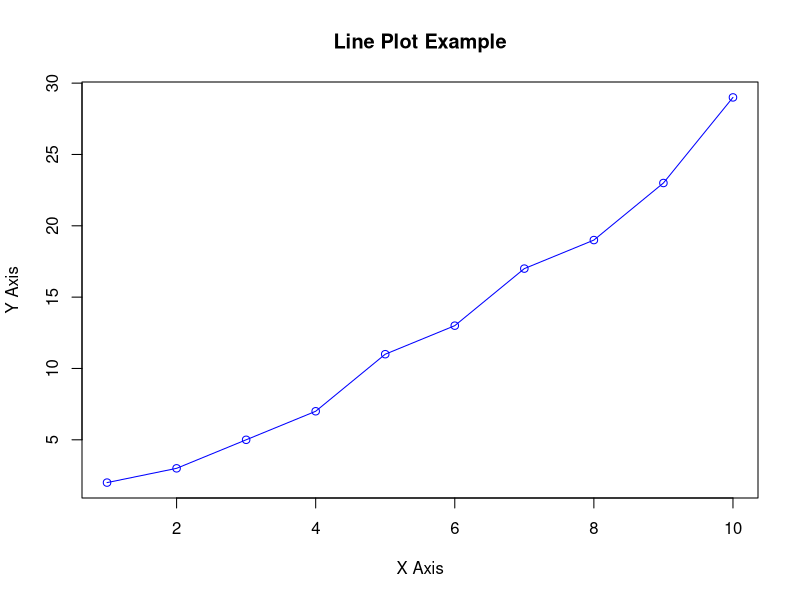

This figure's R source:
x <- 1:10
y <- c(2, 3, 5, 7, 11, 13, 17, 19, 23, 29)
plot(x, y, type = "o", col = "blue", xlab = "X Axis", ylab = "Y Axis", 
     main = "Line Plot Example")
